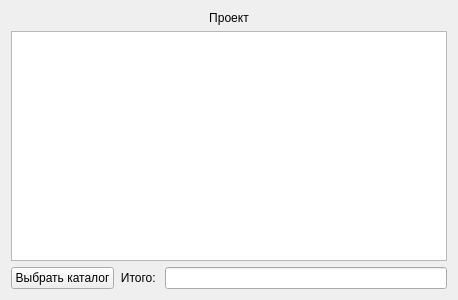
<?xml version="1.0" encoding="UTF-8"?>
<ui version="4.0">
 <class>StringCount</class>
 <widget class="QWidget" name="StringCount">
  <property name="geometry">
   <rect>
    <x>0</x>
    <y>0</y>
    <width>458</width>
    <height>300</height>
   </rect>
  </property>
  <property name="windowTitle">
   <string>StringCount</string>
  </property>
  <layout class="QGridLayout" name="gridLayout">
   <item row="3" column="3">
    <widget class="QLineEdit" name="lineEdit"/>
   </item>
   <item row="0" column="0" colspan="4">
    <widget class="QLabel" name="label_2">
     <property name="text">
      <string>Проект</string>
     </property>
     <property name="alignment">
      <set>Qt::AlignCenter</set>
     </property>
    </widget>
   </item>
   <item row="3" column="0" colspan="2">
    <widget class="QPushButton" name="pushButton">
     <property name="text">
      <string>Выбрать каталог</string>
     </property>
    </widget>
   </item>
   <item row="3" column="2">
    <widget class="QLabel" name="label">
     <property name="layoutDirection">
      <enum>Qt::RightToLeft</enum>
     </property>
     <property name="text">
      <string>Итого: </string>
     </property>
     <property name="alignment">
      <set>Qt::AlignRight|Qt::AlignTrailing|Qt::AlignVCenter</set>
     </property>
    </widget>
   </item>
   <item row="2" column="0" colspan="4">
    <widget class="QTableWidget" name="tableWidget">
     <property name="editTriggers">
      <set>QAbstractItemView::NoEditTriggers</set>
     </property>
     <property name="selectionBehavior">
      <enum>QAbstractItemView::SelectRows</enum>
     </property>
     <property name="sortingEnabled">
      <bool>true</bool>
     </property>
     <property name="columnCount">
      <number>2</number>
     </property>
     <attribute name="horizontalHeaderVisible">
      <bool>false</bool>
     </attribute>
     <attribute name="horizontalHeaderMinimumSectionSize">
      <number>16</number>
     </attribute>
     <attribute name="horizontalHeaderStretchLastSection">
      <bool>true</bool>
     </attribute>
     <attribute name="verticalHeaderVisible">
      <bool>false</bool>
     </attribute>
     <attribute name="verticalHeaderDefaultSectionSize">
      <number>16</number>
     </attribute>
     <attribute name="verticalHeaderMinimumSectionSize">
      <number>16</number>
     </attribute>
     <attribute name="verticalHeaderStretchLastSection">
      <bool>false</bool>
     </attribute>
     <column/>
     <column/>
    </widget>
   </item>
  </layout>
 </widget>
 <layoutdefault spacing="6" margin="11"/>
 <resources/>
 <connections/>
</ui>
